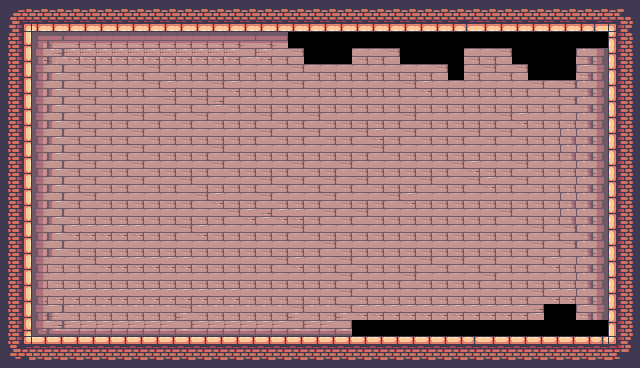

Below is a game level as drawn by its tile map, then a one-line description and the .tmx file that defines it, in full:
An orthogonal 40x23 tile map with 16x16 px tiles, 1 tile layer (Background), 3 tilesets and 9 objects (Player, Fruit, Checkpoint, Saw, Platform).

<map version="1.10" tiledversion="1.10.2" orientation="orthogonal" renderorder="right-down" width="40" height="23" tilewidth="16" tileheight="16" infinite="0" nextlayerid="4" nextobjectid="86">
 <tileset firstgid="1" source="Pixel Adventure Terrain.tsx" />
 <tileset firstgid="243" source="King and Pigs Terrain.tsx" />
 <tileset firstgid="490" source="Kings and Pigs Decorations.tsx" />
 <objectgroup id="2" name="Spawnpoints">
  <object id="4" name="Player" type="Player" x="480" y="32" width="32" height="32" />
  <object id="26" name="Gomu Gomu no Mi" type="Fruit" x="464" y="128" width="32" height="32" />
  <object id="36" type="Checkpoint" x="336" y="32" width="64" height="64" />
  <object id="73" name="Saw" type="Saw" x="528" y="32" width="32" height="32">
   <properties>
    <property name="isVertical" type="bool" value="true" />
    <property name="offNeg" type="float" value="4" />
    <property name="offPos" type="float" value="3" />
   </properties>
  </object>
 </objectgroup>
 <objectgroup id="3" name="Collisions">
  <object id="7" x="16" y="16" width="16" height="336" />
  <object id="8" x="32" y="16" width="576" height="16" />
  <object id="9" x="608" y="16" width="16" height="336" />
  <object id="10" x="32" y="336" width="576" height="16" />
  <object id="60" type="Platform" x="432" y="32" width="32" height="16" />
 </objectgroup>
 <layer id="1" name="Background" width="40" height="23">
  <properties>
   <property name="BackgroundColor" value="Gray" />
  </properties>
  <data encoding="csv">
0,0,0,0,0,0,0,0,0,0,0,0,0,0,0,0,0,0,0,0,0,0,0,0,0,0,0,0,0,0,0,0,0,0,0,0,0,0,0,0,
269,0,302,302,302,302,302,302,302,302,302,302,302,302,302,302,302,302,302,302,302,302,302,302,302,302,302,302,302,0,302,302,302,302,302,302,302,0,270,0,
0,0,0,0,0,0,0,0,0,0,0,0,0,0,0,0,0,0,0,0,0,0,0,0,0,0,0,0,0,0,0,0,0,0,0,0,0,0,0,0,
284,0,377,0,378,378,378,378,378,378,378,378,378,378,378,0,378,0,0,0,0,0,0,0,0,0,0,0,0,0,0,0,0,0,0,0,0,0,282,0,
284,0,0,0,0,0,0,0,0,0,0,0,0,0,0,0,0,397,0,0,0,0,397,397,0,0,0,0,0,397,397,0,0,0,0,0,398,0,282,0,
284,0,396,0,397,0,397,397,397,0,397,397,397,397,397,397,397,397,0,397,397,397,397,397,397,397,397,0,0,397,0,397,0,0,0,0,0,0,282,0,
284,0,396,0,397,0,397,397,397,0,0,397,397,0,0,397,397,397,0,397,397,397,397,397,397,0,0,397,397,397,397,397,397,0,397,0,398,0,282,0,
284,0,396,0,397,0,397,397,397,397,0,397,0,0,397,397,397,397,397,397,397,397,397,397,397,397,397,397,397,397,397,397,397,397,397,0,398,0,282,0,
284,0,396,0,397,0,397,397,0,397,0,397,0,397,397,397,0,397,397,0,397,397,397,397,397,0,397,397,397,397,397,0,0,397,397,397,398,0,282,0,
284,0,396,0,397,0,397,397,0,397,397,397,397,397,397,397,0,397,397,0,397,397,0,0,397,0,397,397,397,0,397,0,397,397,397,398,398,0,282,0,
284,0,396,0,397,0,397,397,0,397,397,397,397,0,397,397,397,397,397,397,397,397,397,0,397,397,397,397,397,397,397,397,397,397,397,398,398,0,282,0,
284,0,396,0,397,0,397,397,0,397,397,397,397,0,397,397,397,397,0,397,397,0,397,397,397,397,397,397,0,0,397,397,0,397,397,397,398,0,282,0,
284,0,396,0,397,0,397,397,0,397,397,0,397,397,397,397,0,397,0,397,0,397,0,397,397,397,0,397,397,0,0,397,0,397,397,397,398,0,282,0,
284,0,396,0,397,0,397,397,397,397,397,397,0,0,397,397,0,397,397,397,0,397,397,397,0,0,397,397,397,397,397,397,397,397,397,398,398,0,282,0,
284,0,396,0,397,397,397,397,397,397,397,397,397,397,0,0,0,0,0,397,0,397,0,397,397,397,397,397,397,397,397,0,397,397,397,398,398,0,282,0,
284,0,396,0,0,0,0,0,0,397,397,0,0,397,397,397,397,397,0,397,397,397,397,397,397,397,397,397,397,397,397,397,397,0,397,0,398,0,282,0,
284,0,396,0,397,397,397,397,397,397,397,397,397,397,397,397,397,397,397,397,0,397,397,397,397,397,397,397,397,397,397,397,397,0,397,0,398,0,282,0,
284,0,396,397,397,0,0,0,0,0,0,0,397,397,397,397,397,0,0,397,397,0,397,397,397,397,0,397,0,397,0,397,397,0,0,397,398,0,282,0,
284,0,396,397,397,397,397,397,397,397,397,397,397,397,397,397,397,397,397,397,397,0,397,397,397,0,397,397,397,397,0,397,397,397,397,397,398,0,282,0,
284,0,0,0,0,0,0,0,0,0,0,0,0,0,0,397,397,397,397,397,397,0,397,397,397,397,397,397,397,397,397,397,397,0,0,0,398,0,282,0,
284,0,415,0,416,416,416,416,416,416,416,0,416,416,416,416,416,416,0,416,416,0,0,0,0,0,0,0,0,0,0,0,0,0,0,0,0,0,282,0,
0,0,0,0,0,0,0,0,0,0,0,0,0,0,0,0,0,0,0,0,0,0,0,0,0,0,0,0,0,0,0,0,0,0,0,0,0,0,0,0,
288,0,264,264,264,264,264,264,264,264,264,264,264,264,264,264,264,264,264,264,264,264,264,264,264,264,264,264,264,0,264,264,264,264,264,264,264,0,289,0
</data>
 </layer>
</map>
